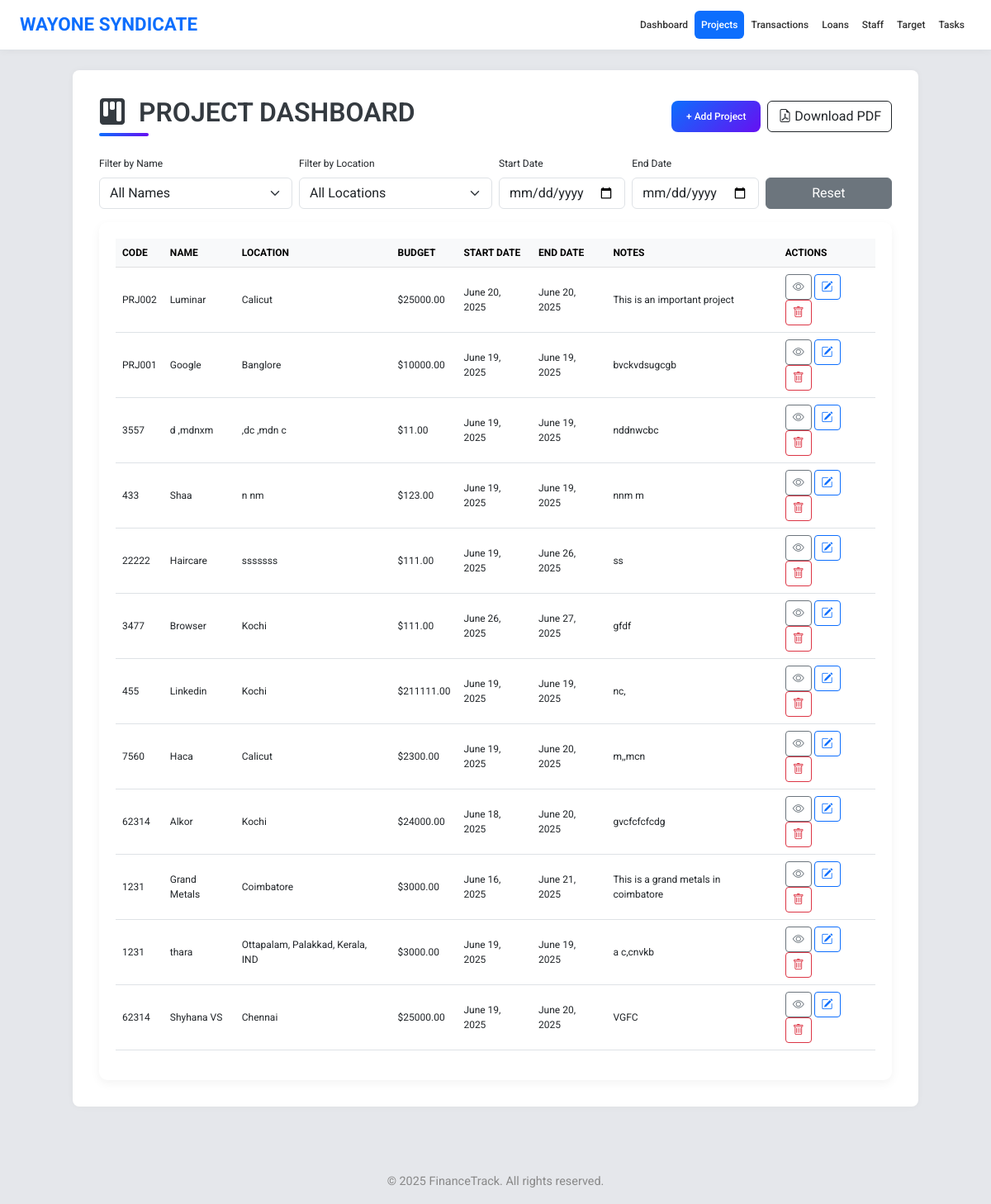
The page /projects/ on the database as committed earlier.
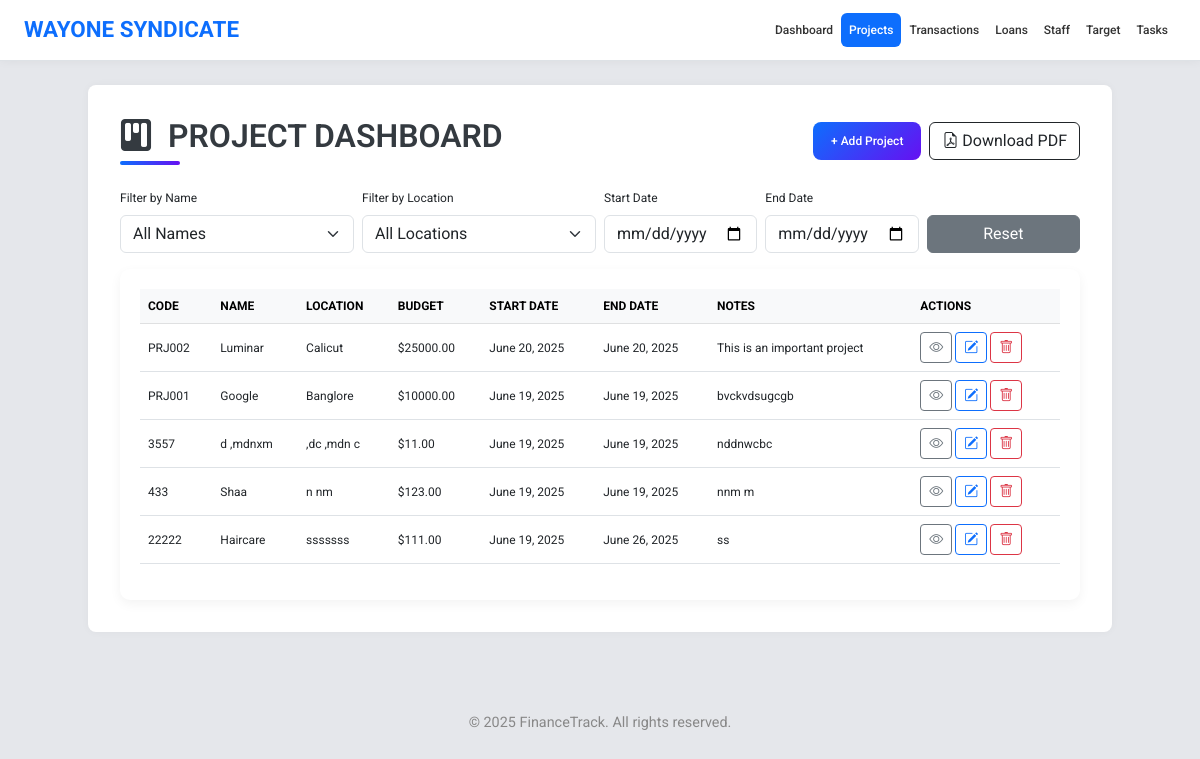
The same page on the database as committed later.
### app1/models.py (models this page shows, shortened)
class Project(models.Model):
    code = models.CharField(max_length=20)
    name = models.CharField(max_length=100)
    location = models.CharField(max_length=100)
    total_budget = models.DecimalField(max_digits=12, decimal_places=2)
    start_date = models.DateField()
    end_date = models.DateField()
    notes = models.TextField(blank=True, null=True)

### app1/views.py (the view, shortened to what this page needs)
# urls.py: path('projects/', views.project_list, name='project_list'),
def project_list(request):
    projects = Project.objects.order_by('-id')
    total_budget = projects.aggregate(Sum('total_budget'))['total_budget__sum'] or 0
    form = ProjectForm()
    return render(request, 'project.html', {'projects': projects, 'form': form})

### app1/forms.py
class ProjectForm(forms.ModelForm):
    class Meta:
        model = Project
        fields = ['code', 'name', 'location', 'total_budget', 'start_date', 'end_date', 'notes']
        widgets = {
            'code': forms.TextInput(attrs={'class': 'form-control', 'readonly': 'readonly'}),
            'name': forms.TextInput(attrs={'class': 'form-control'}),
            'location': forms.TextInput(attrs={'class': 'form-control'}),
            'total_budget': forms.NumberInput(attrs={'class': 'form-control'}),
            'start_date': forms.DateInput(attrs={'type': 'date', 'class': 'form-control'}),
            'end_date': forms.DateInput(attrs={'type': 'date', 'class': 'form-control'}),
            'notes': forms.Textarea(attrs={'class': 'form-control', 'rows': 3}),
        }
    def __init__(self, *args, **kwargs):
        super().__init__(*args, **kwargs)
        self.fields['code'].required = False  # Let view handle it

### templates/project.html (shortened to what this page needs)
{% extends 'base.html' %}
{% load static %}
{% block content %}
<div class="d-flex flex-column flex-md-row justify-content-between align-items-center mb-4">
    <h2 class="page-title mb-3 mb-md-0">
        <i class="bi bi-kanban-fill me-2"></i> PROJECT DASHBOARD
    </h2>
    <div class="d-flex gap-2">
        <button type="button" class="add-btn" data-bs-toggle="modal" data-bs-target="#addProjectModal">
            + Add Project
        </button>
        <a href="{% url 'project-pdf' %}" class="btn btn-outline-dark">
            <i class="bi bi-file-earmark-pdf"></i> Download PDF
        </a>
    </div>
</div>
  <div class="row g-2 mb-3 align-items-end">
    <div class="col-md-3">
      <label for="filter-name" class="form-label">Filter by Name</label>
      <select id="filter-name" class="form-select">
        <option value="">All Names</option>
      </select>
    </div>
    <div class="col-md-3">
      <label for="filter-location" class="form-label">Filter by Location</label>
      <select id="filter-location" class="form-select">
        <option value="">All Locations</option>
      </select>
    </div>
    <div class="col-md-2">
      <label for="filter-start" class="form-label">Start Date</label>
      <input type="date" id="filter-start" class="form-control">
    </div>
    <div class="col-md-2">
      <label for="filter-end" class="form-label">End Date</label>
      <input type="date" id="filter-end" class="form-control">
    </div>
    <div class="col-md-2">
      <button class="btn btn-secondary w-100" id="reset-filters">Reset</button>
    </div>
  </div>
    <div class="table-container">
        <table class="table table-hover">
            <thead class="table-light">
                <tr>
                    <th>CODE</th>
                    <th>NAME</th>
                    <th>LOCATION</th>
                    <th>BUDGET</th>
                    <th>START DATE</th>
                    <th>END DATE</th>
                    <th>NOTES</th>
                    <th>ACTIONS</th>
                </tr>
            </thead>
            <tbody>
                {% for project in projects %}
                <tr>
                    <td>{{ project.code }}</td>
                    <td>{{ project.name }}</td>
                    <td>{{ project.location }}</td>
                    <td>${{ project.total_budget }}</td>
                    <td>{{ project.start_date }}</td>
                    <td>{{ project.end_date }}</td>
                    <td>{{ project.notes }}</td>
                    <td>
                        <a href="{% url 'project-detail' project.pk %}" class="btn btn-sm btn-outline-secondary" title="View">
                            <i class="bi bi-eye"></i>
                        </a>
                        <a href="#" class="btn btn-sm btn-outline-primary edit-project-btn"
                            data-id="{{ project.id }}"
                            data-code="{{ project.code }}"
                            data-name="{{ project.name }}"
                            data-location="{{ project.location }}"
                            data-budget="{{ project.total_budget }}"
                            data-start="{{ project.start_date }}"
                            data-end="{{ project.end_date }}"
                            data-notes="{{ project.notes|default_if_none:'' }}">
                            <i class="bi bi-pencil-square"></i>
                        </a>
                        <a href="#" class="btn btn-sm btn-outline-danger delete-project-btn" data-id="{{ project.id }}">
                             <i class="bi bi-trash"></i>
                        </a>
                    </td>
                </tr>
                {% endfor %}
            </tbody>
        </table>
    </div>
</div>
{% endblock %}

### templates/base.html (shortened to what this page needs)
{% load static %}
<!DOCTYPE html>
<html lang="en">
<head>
  <link href="https://cdn.jsdelivr.net/npm/bootstrap@5.3.0/dist/css/bootstrap.min.css" rel="stylesheet">
  <link href="https://cdn.jsdelivr.net/npm/bootstrap-icons@1.10.5/font/bootstrap-icons.css" rel="stylesheet">
  <link rel="stylesheet" href="https://cdnjs.cloudflare.com/ajax/libs/font-awesome/6.0.0/css/all.min.css">
<link href="https://cdn.jsdelivr.net/npm/tailwindcss@2.2.19/dist/tailwind.min.css" rel="stylesheet">
</head>
<body>
<nav class="navbar navbar-expand-lg border-bottom">
  <div class="container-fluid px-4">
    <a class="navbar-brand" href="#">WAYONE SYNDICATE</a>
    <div class="collapse navbar-collapse" id="mainNavbar">
      <ul class="navbar-nav ms-auto mb-2 mb-lg-0">
  <li class="nav-item">
    <a class="nav-link {% if request.resolver_match.url_name == 'dashboard' %}active{% endif %}" href="{% url 'dashboard' %}">Dashboard</a>
  </li>
  <li class="nav-item">
    <a class="nav-link {% if request.resolver_match.url_name == 'project_list' %}active{% endif %}" href="{% url 'project_list' %}">Projects</a>
  </li>
  <li class="nav-item">
    <a class="nav-link {% if request.resolver_match.url_name == 'transaction_list' %}active{% endif %}" href="{% url 'transaction_list' %}">Transactions</a>
  </li>
  <li class="nav-item">
    <a class="nav-link {% if request.resolver_match.url_name == 'loan_list' %}active{% endif %}" href="{% url 'loan_list' %}">Loans</a>
  </li>
  <li class="nav-item">
    <a class="nav-link {% if request.resolver_match.url_name == 'staff_list' %}active{% endif %}" href="{% url 'staff_list' %}">Staff</a>
  </li>
   <li class="nav-item">
          <a class="nav-link" href="{% url 'target_dashboard' %}">Target</a>
        </li>
  <li class="nav-item">
    <a class="nav-link {% if request.resolver_match.url_name == 'task_list' %}active{% endif %}" href="{% url 'task_list' %}">Tasks</a>
  </li>
</ul>
    </div>
  </div>
</nav>
<div class="container mt-4">
  {% block content %}{% endblock %}
<footer>
  &copy; {{ year|default:"2025" }} FinanceTrack. All rights reserved.
</footer>
</body>
</html>

### templates/base.html (style rules this page uses)
body { background-color: #f9fafb; font-family: 'Segoe UI', sans-serif; }
.navbar { background: white; box-shadow: 0 0 10px rgba(0,0,0,0.05); }
.navbar-brand { font-weight: bold; color: #0d6efd !important; font-size: 1.4rem; }
.nav-link { color: #333; font-weight: 500; padding: 0.5rem 1rem; transition: all 0.3s ease; }
.nav-link.active { background-color: #0d6efd; color: white !important; border-radius: 0.375rem; }
.container { background: white; padding: 2rem; border-radius: 0.5rem; box-shadow: 0 0 8px rgba(0,0,0,0.04); }
footer { margin-top: 4rem; padding: 1rem; text-align: center; font-size: 0.9rem; color: #888; }

### templates/project.html (style rules this page uses)
body { background-color: #e5e7eb; font-family: 'Roboto', sans-serif; font-size: 12px; }
.page-title { font-weight: 600; font-size: 2rem; color: #343a40; position: relative; padding-bottom: 10px; }
.page-title::after { content: ''; position: absolute; left: 0; bottom: 0; width: 60px; height: 4px; background: linear-gradient(90deg, #0d6efd, #6610f2); border-radius: 2px; }
.add-btn { background: linear-gradient(135deg, #0d6efd, #6610f2); color: #fff; border: none; border-radius: 8px; padding: 10px 18px; font-weight: 500; transition: all 0.3s ease; font-size: 12px; }
.table-container { overflow-x: auto; background-color: #ffffff; border-radius: 10px; padding: 20px; box-shadow: 0 4px 12px rgba(0,0,0,0.05); }
.table th, .table td { vertical-align: middle; font-size: 12px; }
.btn-secondary { background-color: #6c757d; }

Rows that differ between the two databases and show on the page:
removed Project: code "3477", name "Browser", location "Kochi", total_budget "111.00", start_date "June 26, 2025", end_date "June 27, 2025", notes "gfdf"
removed Project: code "455", name "Linkedin", location "Kochi", total_budget "211111.00", start_date "June 19, 2025", end_date "June 19, 2025", notes "nc,"
removed Project: code "7560", name "Haca", location "Calicut", total_budget "2300.00", start_date "June 19, 2025", end_date "June 20, 2025", notes "m,,mcn"
removed Project: code "62314", name "Alkor", location "Kochi", total_budget "24000.00", start_date "June 18, 2025", end_date "June 20, 2025", notes "gvcfcfcfcdg"
removed Project: code "1231", name "Grand Metals", location "Coimbatore", total_budget "3000.00", start_date "June 16, 2025", end_date "June 21, 2025", notes "This is a grand metals in coimbatore"
removed Project: code "1231", name "thara", location "Ottapalam, Palakkad, Kerala, IND", total_budget "3000.00", start_date "June 19, 2025", end_date "June 19, 2025", notes "a c,cnvkb"
removed Project: code "62314", name "Shyhana VS", location "Chennai", total_budget "25000.00", start_date "June 19, 2025", end_date "June 20, 2025", notes "VGFC"
